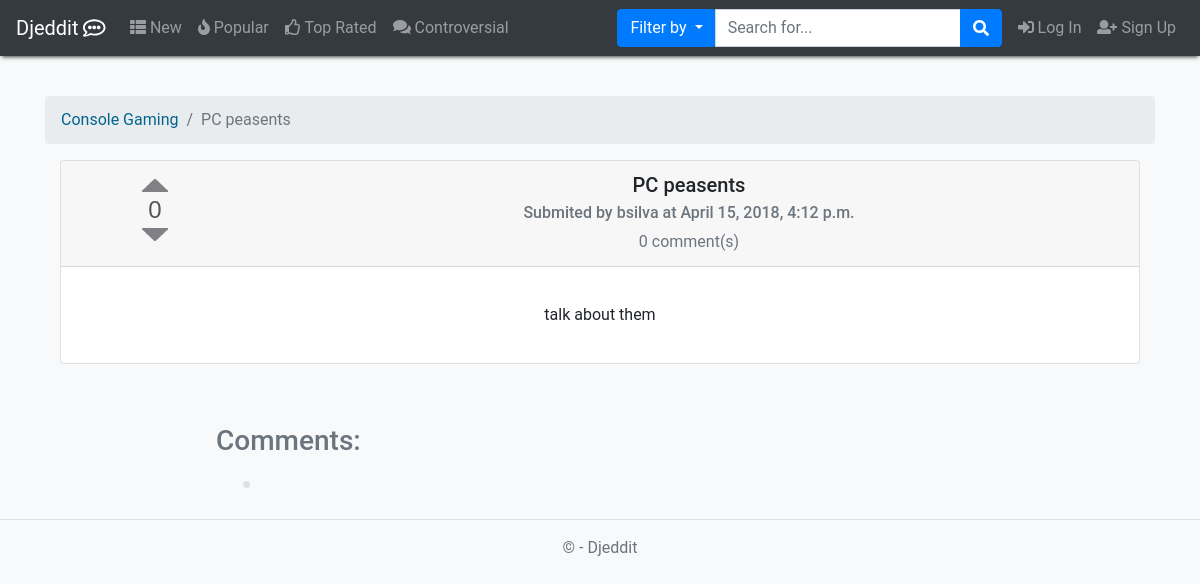
/topic/Console Gaming/post/11/, run on an earlier commit of the app's database.
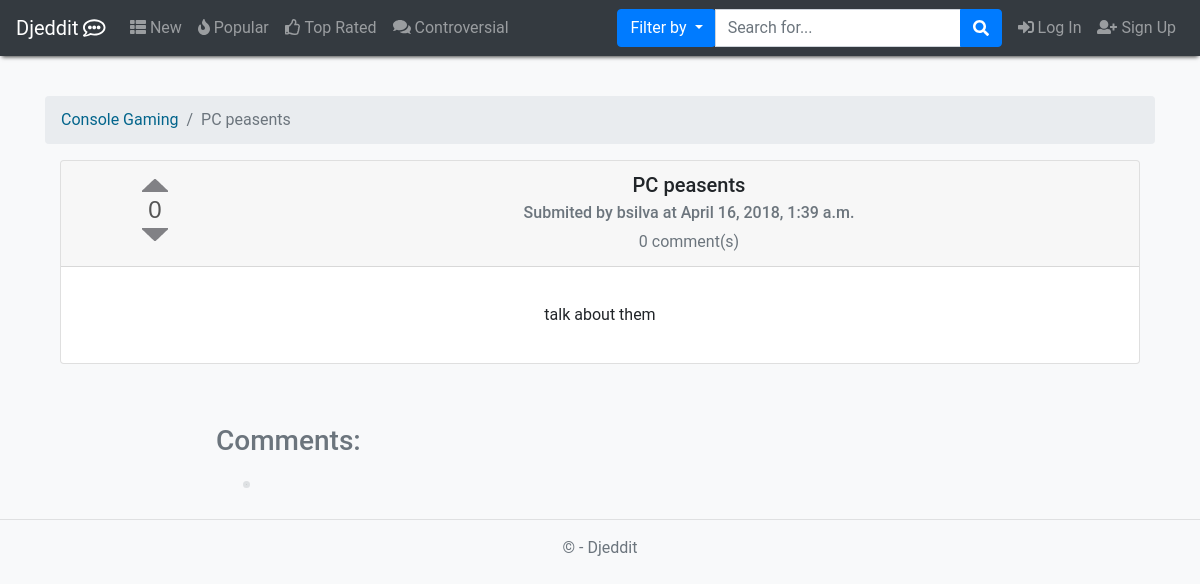
And on a later commit of the database.
### app/models.py (models this page shows, shortened)
class Post(models.Model):
    topic = models.ForeignKey(Topic, on_delete=models.CASCADE)
    title = models.CharField(max_length=120, blank=False)  # campo obrigatório
    content = models.CharField(max_length=100000, blank=False)
    clicks = models.IntegerField(blank=False, default=0)
    userUpVotesPost = models.ManyToManyField(Profile, related_name='post_user_up', blank=True)
    userDownVotesPost = models.ManyToManyField(Profile, related_name='post_user_down', blank=True)
    userSaved = models.ManyToManyField(Profile, blank=True, related_name='user_post_saved')
    userHidden = models.ManyToManyField(Profile, blank=True, related_name='user_post_hidden')
    date = models.DateTimeField(auto_now=True)
    userOP = models.ForeignKey(User, on_delete=models.CASCADE)
    nComments = models.IntegerField(default=0, validators=[MinValueValidator(0)])

### app/views.py (the view)
# urls.py: path('topic/<str:topicName>/post/<int:postID>/', views.postPage, name="post"),
def postPage(request, topicName, postID):
    post = Post.objects.get(id=postID)
    if request.method == 'POST':
        form = CommentOnPost(request.POST)
        if form.is_valid():
            try:
                comment_id = int(request.POST.get('comment_id'))
            except:
                comment_id = None  # not a reply
            text = form.cleaned_data["comment"]
            if not comment_id == None:
                c = Comment(user=request.user, post=post, date=datetime.now(),
                            text=text, reply=Comment.objects.get(id=comment_id))
            else:
                c = Comment(user=request.user, post=post, date=datetime.now(),
                            text=text, reply=None)
                post.nComments += 1
                post.save()
            c.save()
            form = CommentOnPost()  # clear fields
            text = ""
            return render(request, 'post.html', {"post": post,
                                                 "comments": Comment.objects.filter(post__id=postID),
                                                 "topicName": topicName, 'form': form})
    else:
        form = CommentOnPost()
    if post is None:
        return custom_redirect('search', q=post)
    else:
        comments = Comment.objects.filter(post__id=postID)
        tparams = {
            "post": post,
            "topicName": topicName,
            "comments": comments,
            'form': form
        }
    return render(request, "post.html", tparams)

### app/forms.py
class CommentOnPost(forms.Form):
    comment = forms.CharField(max_length=10000, label="", widget=forms.Textarea(attrs={
        'class': 'form-control',
        'rows': 5,
        'placeholder': 'Write your comment here!'
    }))

### app/templatetags/app_extras.py (called while the page is built)
@register.filter(name='subtract')
def subtract(value, arg):
    return value - arg

### templates/post.html (shortened to what this page needs)
{% extends 'layout.html' %}
{% block styles %}
    <link rel="stylesheet" type="text/css" href="/static/content/comments.css">
    <link rel="stylesheet" type="text/css" href="/static/content/jquery.upvote.css">
{% endblock %}
{% load app_extras %}
{% block content %}
    <nav aria-label="breadcrumb">
        <ol class="breadcrumb">
            <li class="breadcrumb-item"><a href="{% url "topic"  topicName=topicName %}">{{ topicName }}</a></li>
            <li class="breadcrumb-item active" aria-current="page">{{ post.title }}</li>
        </ol>
    </nav>
    <div class="container">
            <div class="card text-center">
                <div class="card-header">
                    <div class="row">
                        <div class="col-2">
                            <div id="topic" class="upvote">
                                <a id="upvote_post" class="upvote{% if request.user.profile in post.userUpVotesPost.all %} upvote-on {% endif %}"
                                   {% if user.is_authenticated %} onclick="upvote_post({{ post.id }})"
                                   {% else %} data-toggle="tooltip" data-placement="top"
                                    data-original-title="You must be logged in to upvote a post. Please login or create an account first." aria-describedby="tooltip" {% endif %}
                                   style="cursor: pointer;"></a>
                                <span id="post_score" class="count">{{ post.userUpVotesPost.count|subtract:post.userDownVotesPost.count }}</span>
                                <a id="downvote_post" class="downvote{% if request.user.profile in post.userDownVotesPost.all %} downvote-on {% endif %}"
                                   {% if user.is_authenticated %}onclick="downvote_post({{ post.id }})"
                                   {% else %} data-toggle="tooltip" data-placement="bottom"
                                   data-original-title="You must be logged in to upvote a post. Please login or create an account first." aria-describedby="tooltip" {% endif %}style="cursor: pointer;"></a>
                            </div>
                        </div>
                        <div class="col-10">
                            <h5 class="card-title">{{ post.title }}</h5>
                            <h6 class="card-subtitle mb-2 text-muted">Submited by {{ post.userOP.username }} at {{ post.date }}</h6>
                            <h7 class="card-subtitle mb-3 text-muted"> {{ post.nComments }} comment(s) </h7>
                        </div>
                    </div>
                </div>
                <div class="card-body">
                    <p class="card-text">{{ post.content|linebreaks }}</p>
                </div>
                {% if user.is_authenticated %}
                            {% load social_share %}
                            {% url "post" topicName=post.topic.name postID=post.id as relative_url %}
                {% endif %}
            </div>
        </div>
    </div>
    <div class="row">
        <div class="comments-container">
            <h3 class="text-centert text-muted">Comments: </h3>
        </div>
    </div>
{% endblock %}

What changed in the data, as far as the page shows it:
changed Post "PC peasents": date "April 15, 2018, 4:12 p.m." → "April 16, 2018, 1:39 a.m."
